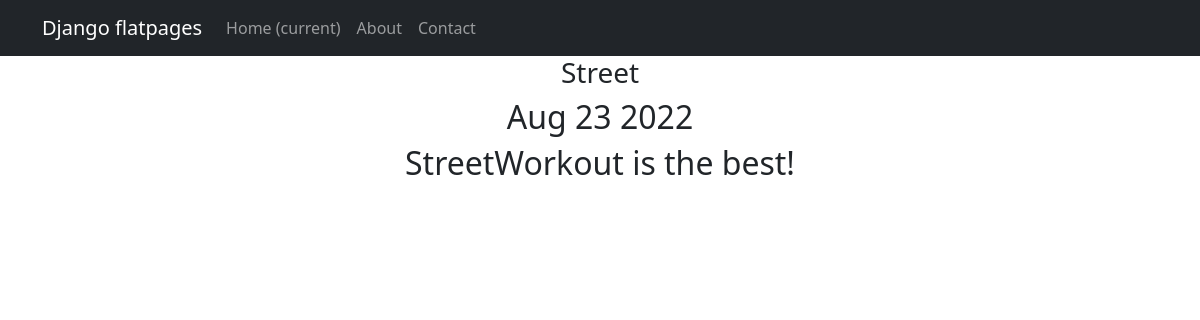
/posts/2, run on an earlier commit of the app's database.
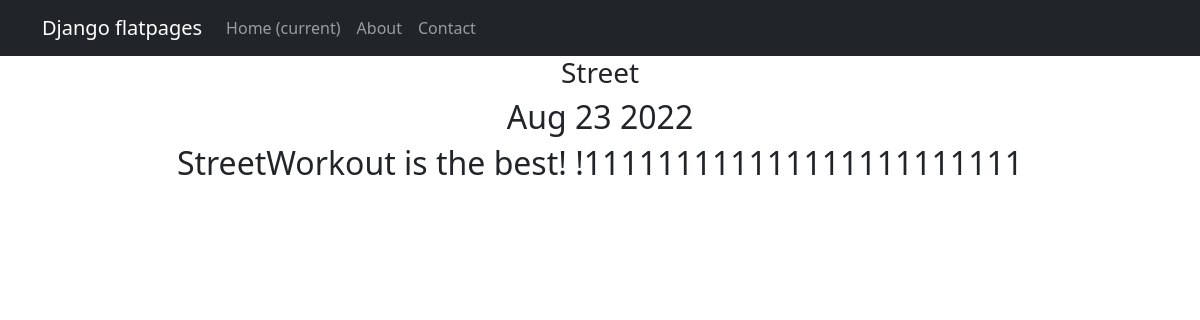
And on a later commit of the database.
### NewsPortal/models.py (models this page shows, shortened)
class Post(models.Model):
    article = 'AT'
    news = 'NS'
    POSITIONS = [
        (article, 'Статья'),
        (news, 'Новости')
    ]
    who_author = models.ForeignKey(Author, on_delete=models.CASCADE)
    position = models.CharField(max_length=2,
                                choices=POSITIONS,
                                default=article)
    time_in = models.DateTimeField(default=timezone.now)
    category_post = models.ManyToManyField('Category', through='PostCategory')
    post_title = models.CharField(max_length=255)
    post_text = models.TextField()
    post_rating = models.IntegerField(default=0)

### NewsPortal/views.py (the view)
# urls.py: path('<int:pk>', PostDetail.as_view(), name='post_detail'),
class PostDetail(DetailView):
    model = Post
    template_name = 'post.html'
    context_object_name = 'post'

### templates/post.html (shortened to what this page needs)
{% extends 'flatpages/default.html' %}
{% block content %}
   <h3>{{ post.post_title }}</h3>
   <h2>{{ post.time_in|date:'M d Y' }}</h2>
   <h2>{{ post.post_text }}</h2>
{% endblock content %}

What changed in the data, as far as the page shows it:
changed Post "Street": post_text "StreetWorkout is the best!" → "StreetWorkout is the best! !111111111111111111111111"
